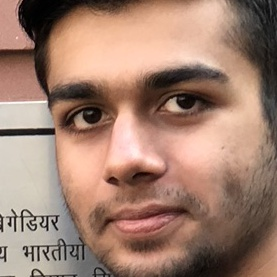
#> input picture CNN/dataset_extracted/training-data/rishil/rishil.1.jpg, 277 x 277 px, given as the content of the folder input_data_temp, which was not available
$ python Image_preprocessing.py
#> lines starting #> are read from the running program, lines starting #| are printed output that depends on the picture; pictures that were not available may be replaced by others from this repository, and a replacement may not be noted
"""This program is to be used to detect and extract only the faces of the students from the given images."""
"""For the datastructure refer to the example."""

"""Minimum 6 images to be provided by the student"""

"""The code is supposed to use face detection to detect the face and replace the original image by just the face"""

# Importing the libraries
import os
import cv2
import sys

def extract_faces(filepath,start_folder=0):
    """This function is used to detect and extract the faces from the input images"""
#> called with filepath = 'input_data_temp', start_folder = 0

    """Filepath is the initial location of the images. For the datastructure of the stored images look at the example."""

    sub_folders = os.listdir(filepath)
    for j in range(start_folder,len(sub_folders)) :
        os.makedirs("dataset_extracted/training-data/"+sub_folders[j],exist_ok=True)
        os.makedirs("dataset_extracted/test-data/" + sub_folders[j], exist_ok=True)
        for i,image in enumerate(os.listdir(os.path.join(filepath,sub_folders[j]))):
            image_path = filepath + "/" + sub_folders[j] + "/" + image
            img = cv2.imread(image_path)
#> img is the input picture: shape (277, 277, 3); mean B, G, R 111.3, 127.5, 160.5
            try:
                x,y,w,h=face_detection(img)
#> in face_detection, `gray = cv2.cvtColor(image,cv2.COLOR_BGR2GRAY)`:
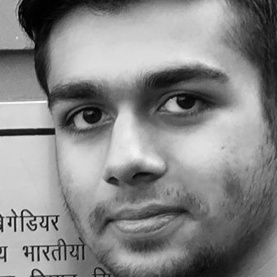
#> gray: shape (277, 277); min 0, max 252, mean 135.5
#> in face_detection, `faces = harr_classifier1.detectMultiScale(gray, scaleFactor=1.2, minNe..`: faces = [[16, 18, 237, 237]]
#> x = 16; y = 18; w = 237; h = 237
                if i < 4:
                    cv2.imwrite("dataset_extracted/training-data/" + sub_folders[j] + "/" + sub_folders[j] + "." + str(
                            i + 1) + ".jpg", img[y:y + w, x:x + h])
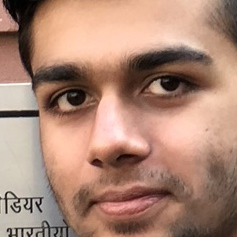
#> saved as rishil.1.jpg.1.jpg: shape (237, 237, 3); mean B, G, R 116.7, 134.3, 171.6
                else:
                    cv2.imwrite(
                            "dataset_extracted/test-data/" + sub_folders[j] + "/" + sub_folders[j] + "." + str(i + 1) + ".jpg",
                            img[y:y + w, x:x + h])
            except IndexError:

                sys.exit("Please input atleast 6 image with proper illumination.\nImage error :" + filepath+"/"+sub_folders[j]+"/"+image)


def face_detection(image):
    """Function to detect prominent faces from the given images"""

    gray = cv2.cvtColor(image,cv2.COLOR_BGR2GRAY)
    # If you fail to get the desired face or any face just tweak parameters minNeighbours and the training data (.xml) file
    harr_classifier1 = cv2.CascadeClassifier("C:\Anaconda3\envs\gpu_env\Library\etc\haarcascades\haarcascade_frontalface_alt.xml")
    # [7 lines of commented-out code are left out]
    faces = harr_classifier1.detectMultiScale(gray, scaleFactor=1.2, minNeighbors=6)
    return faces[0]
    # [12 lines of commented-out code are left out]

def resize(image):
    img = cv2.resize(image,(700,700),interpolation=cv2.INTER_LANCZOS4)
    return img


# [6 lines of commented-out code are left out]

extract_faces('input_data_temp')

$ run again, on CNN/dataset_extracted/training-data/vishwa/vishwa.2.jpg
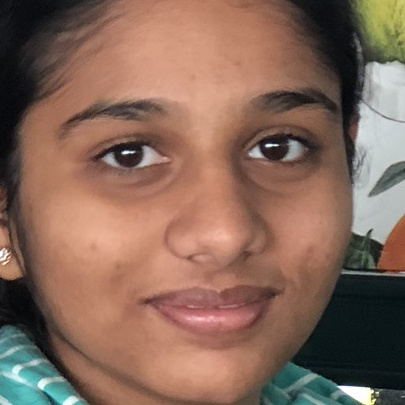
#> input picture CNN/dataset_extracted/training-data/vishwa/vishwa.2.jpg, 405 x 405 px, given as the content of the folder input_data_temp, which was not available
#> in extract_faces, img is the input picture: shape (405, 405, 3); mean B, G, R 89.3, 104.2, 134.5
#> in face_detection, `gray = cv2.cvtColor(image,cv2.COLOR_BGR2GRAY)`:
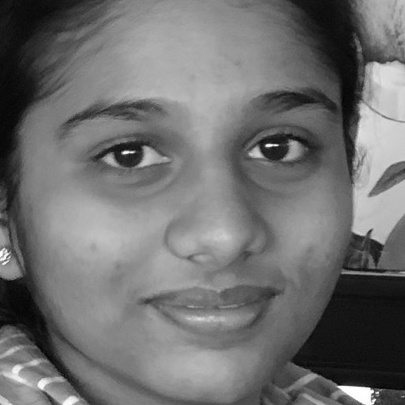
#> gray: shape (405, 405); min 2, max 255, mean 111.6
#> faces = [[25, 25, 359, 359]]
#> x = 25; w = 359
#> in extract_faces, `cv2.imwrite("dataset_extracted/training-data/" + sub_folders[j] + "/" ..`:
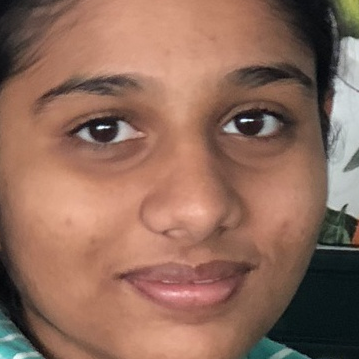
#> saved as vishwa.2.jpg.1.jpg: shape (359, 359, 3); mean B, G, R 90.9, 106.9, 143.8

$ run again, on CNN/dataset_extracted/training-data/vishwa/vishwa.3.jpg
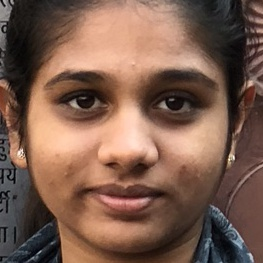
#> input picture CNN/dataset_extracted/training-data/vishwa/vishwa.3.jpg, 263 x 263 px, given as the content of the folder input_data_temp, which was not available
#> in extract_faces, img is the input picture: shape (263, 263, 3); mean B, G, R 77.9, 93.1, 124.4
#> in face_detection, `gray = cv2.cvtColor(image,cv2.COLOR_BGR2GRAY)`:
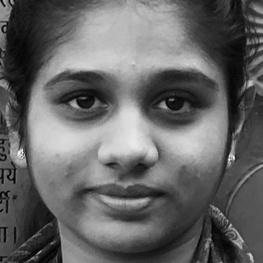
#> gray: shape (263, 263); min 0, max 248, mean 100.8
#> faces = [[22, 27, 215, 215]]
#> x = 22; y = 27; w = 215
#> in extract_faces, `cv2.imwrite("dataset_extracted/training-data/" + sub_folders[j] + "/" ..`:
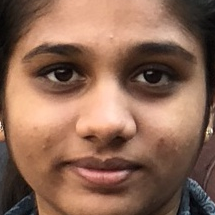
#> saved as vishwa.3.jpg.1.jpg: shape (215, 215, 3); mean B, G, R 84.6, 103.7, 141
